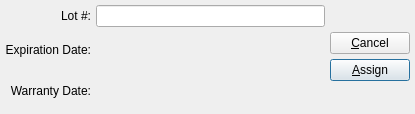
<?xml version="1.0" encoding="UTF-8"?>
<ui version="4.0">
 <comment>This file is part of the xTuple ERP: PostBooks Edition, a free and
open source Enterprise Resource Planning software suite,
Copyright (c) 1999-2019 by OpenMFG LLC, d/b/a xTuple.
It is licensed to you under the Common Public Attribution License
version 1.0, the full text of which (including xTuple-specific Exhibits)
is available at www.xtuple.com/CPAL.  By using this software, you agree
to be bound by its terms.</comment>
 <class>getLotInfo</class>
 <widget class="QDialog" name="getLotInfo">
  <property name="geometry">
   <rect>
    <x>0</x>
    <y>0</y>
    <width>415</width>
    <height>114</height>
   </rect>
  </property>
  <property name="windowTitle">
   <string>Lot Information</string>
  </property>
  <layout class="QGridLayout">
   <item row="0" column="0">
    <widget class="QLabel" name="_lotSerialLit">
     <property name="text">
      <string>Lot #:</string>
     </property>
     <property name="alignment">
      <set>Qt::AlignRight|Qt::AlignTrailing|Qt::AlignVCenter</set>
     </property>
    </widget>
   </item>
   <item row="0" column="1">
    <widget class="XLineEdit" name="_lot"/>
   </item>
   <item row="0" column="2" rowspan="3">
    <layout class="QVBoxLayout">
     <property name="spacing">
      <number>0</number>
     </property>
     <item>
      <layout class="QVBoxLayout">
       <property name="spacing">
        <number>5</number>
       </property>
       <item>
        <widget class="QPushButton" name="_close">
         <property name="text">
          <string>&amp;Cancel</string>
         </property>
        </widget>
       </item>
       <item>
        <widget class="QPushButton" name="_assign">
         <property name="text">
          <string>&amp;Assign</string>
         </property>
         <property name="autoDefault">
          <bool>true</bool>
         </property>
         <property name="default">
          <bool>true</bool>
         </property>
        </widget>
       </item>
      </layout>
     </item>
     <item>
      <spacer>
       <property name="orientation">
        <enum>Qt::Vertical</enum>
       </property>
       <property name="sizeType">
        <enum>QSizePolicy::Preferred</enum>
       </property>
       <property name="sizeHint" stdset="0">
        <size>
         <width>20</width>
         <height>0</height>
        </size>
       </property>
      </spacer>
     </item>
    </layout>
   </item>
   <item row="1" column="0">
    <widget class="QLabel" name="_expirationDateLit">
     <property name="text">
      <string>Expiration Date:</string>
     </property>
     <property name="alignment">
      <set>Qt::AlignRight|Qt::AlignTrailing|Qt::AlignVCenter</set>
     </property>
    </widget>
   </item>
   <item row="1" column="1">
    <layout class="QHBoxLayout">
     <property name="spacing">
      <number>0</number>
     </property>
     <item>
      <widget class="DLineEdit" name="_expiration"/>
     </item>
     <item>
      <spacer>
       <property name="orientation">
        <enum>Qt::Horizontal</enum>
       </property>
       <property name="sizeType">
        <enum>QSizePolicy::Expanding</enum>
       </property>
       <property name="sizeHint" stdset="0">
        <size>
         <width>31</width>
         <height>10</height>
        </size>
       </property>
      </spacer>
     </item>
    </layout>
   </item>
   <item row="2" column="0">
    <widget class="QLabel" name="_warrantyDateLit">
     <property name="text">
      <string>Warranty Date:</string>
     </property>
     <property name="alignment">
      <set>Qt::AlignRight|Qt::AlignTrailing|Qt::AlignVCenter</set>
     </property>
    </widget>
   </item>
   <item row="2" column="1">
    <layout class="QHBoxLayout">
     <property name="spacing">
      <number>0</number>
     </property>
     <item>
      <widget class="DLineEdit" name="_warranty"/>
     </item>
     <item>
      <spacer>
       <property name="orientation">
        <enum>Qt::Horizontal</enum>
       </property>
       <property name="sizeType">
        <enum>QSizePolicy::Expanding</enum>
       </property>
       <property name="sizeHint" stdset="0">
        <size>
         <width>31</width>
         <height>10</height>
        </size>
       </property>
      </spacer>
     </item>
    </layout>
   </item>
  </layout>
 </widget>
 <layoutdefault spacing="5" margin="5"/>
 <customwidgets>
  <customwidget>
   <class>DLineEdit</class>
   <extends>QWidget</extends>
   <header>datecluster.h</header>
   <container>1</container>
  </customwidget>
  <customwidget>
   <class>XLineEdit</class>
   <extends>QLineEdit</extends>
   <header>xlineedit.h</header>
   <container>1</container>
  </customwidget>
 </customwidgets>
 <tabstops>
  <tabstop>_lot</tabstop>
  <tabstop>_expiration</tabstop>
  <tabstop>_warranty</tabstop>
  <tabstop>_assign</tabstop>
  <tabstop>_close</tabstop>
 </tabstops>
 <resources/>
 <connections>
  <connection>
   <sender>_close</sender>
   <signal>clicked()</signal>
   <receiver>getLotInfo</receiver>
   <slot>reject()</slot>
   <hints>
    <hint type="sourcelabel">
     <x>20</x>
     <y>20</y>
    </hint>
    <hint type="destinationlabel">
     <x>20</x>
     <y>20</y>
    </hint>
   </hints>
  </connection>
 </connections>
</ui>
